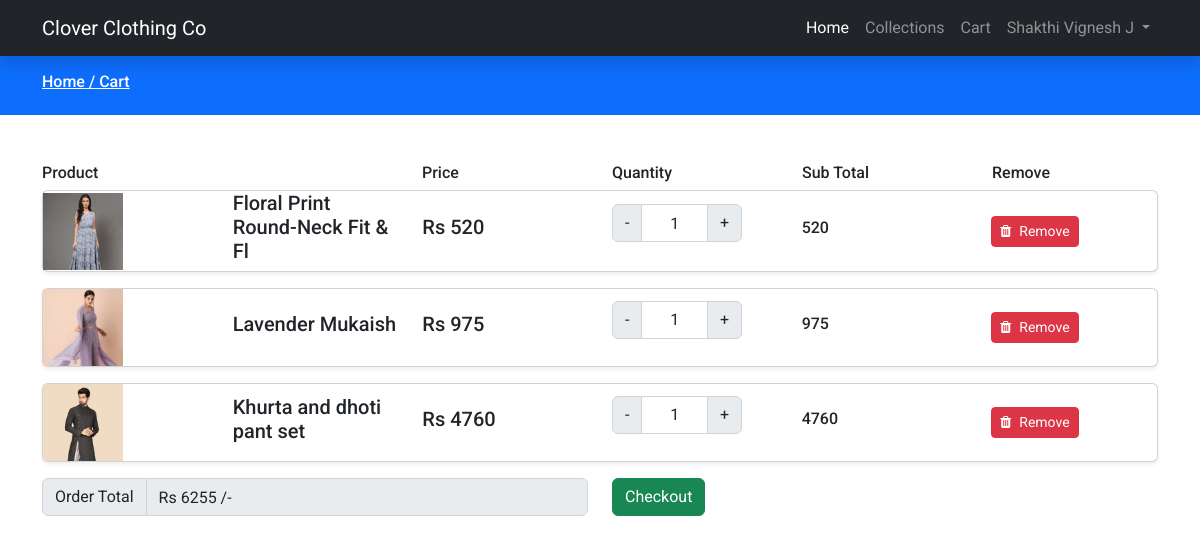
Screenshot of /cart.php (signed in) with the database file from the repository.
### tables this page shows
CREATE TABLE `carts` (
  `id` int(11) NOT NULL,
  `user_id` int(12) NOT NULL,
  `prod_id` int(12) NOT NULL,
  `prod_qty` int(12) NOT NULL,
  `sub_total` int(11) NOT NULL,
  `created_at` timestamp NOT NULL DEFAULT current_timestamp()
);

CREATE TABLE `products` (
  `id` int(11) NOT NULL,
  `category_id` int(32) NOT NULL,
  `name` varchar(320) NOT NULL,
  `slug` varchar(32) NOT NULL,
  `small_description` mediumtext NOT NULL,
  `description` mediumtext NOT NULL,
  `original_price` int(11) NOT NULL,
  `selling_price` int(11) NOT NULL,
  `image` varchar(128) NOT NULL,
  `qty` int(11) NOT NULL,
  `status` tinyint(4) NOT NULL,
  `trending` tinyint(4) NOT NULL,
  `meta_title` varchar(32) NOT NULL,
  `meta_keywords` mediumtext NOT NULL,
  `meta_description` mediumtext NOT NULL,
  `created_at` timestamp NOT NULL DEFAULT current_timestamp(),
  `updated_at` timestamp NOT NULL DEFAULT current_timestamp()
);

### functions/userfunctions.php (called while the page is built, shortened)
<?php
include('config/connection.php');
function getCartItems()
{
    global $conn;
    $userId = $_SESSION['auth_user']['user_id'];
    $query = "SELECT c.id as cid, c.prod_id, c.prod_qty, p.id as pid, p.name, p.image, p.selling_price
    FROM carts c, products p WHERE c.prod_id=p.id AND c.user_id='$userId' ORDER BY c.id DESC ";
    return $query_run = mysqli_query($conn,$query);
}
function subTotal($prid, $sub)
{
    global $conn;
    $userId = $_SESSION['auth_user']['user_id'];
    $subtotal= "UPDATE carts SET sub_total='$sub' WHERE prod_id='$prid' AND user_id='$userId'";
    $totalc = "SELECT sub_total FROM carts WHERE user_id='$userId'";
    $hi = $total_run = mysqli_query($conn,$totalc);
    $total = 0;
    $a=array(0);
    foreach ($hi as $su){
        $sum = $su['sub_total'];
        $sum = doubleval($sum);
        array_push($a,$sum);
        $total = array_sum($a);
    }
    return $total;
}
?>

### cart.php (the view, shortened to what this page needs)
<?php
include('functions/userfunctions.php');
include('includes/header.php');
?>
<div class="py-3 bg-primary">
    <div class="container">
        <h6 class="text-white">
        <a href="index.php" class="text-white" >
        Home /
        </a>
        <a href="cart.php" class="text-white">
             Cart </a> </h6>
    </div>
</div>
<div class="py-5">
    <div class="container">
        <div class="">
        <div class="row">
            <div class="col-md-12">
            <div class="row align-items-center">
                        <div class="col-md-4">
                            <h6>Product</h6>
                        </div>
                        <div class="col-md-2">
                            <h6>Price</h6>
                        </div>
                        <div class="col-md-2">
                            <h6>Quantity</h6>
                        </div>
                        <div class="col-md-2">
                            <h6>Sub Total</h6>
                        </div>
                        <div class="col-md-2">
                            <h6>Remove</h6>
                        </div>
                    </div>
                    <div id="mycart">
                <?php $items = getCartItems();
                foreach ($items as $citem)
                {
                    ?>
                    <div class="card product_data shadow-sm mb-3">
                    <div class="row align-items-center">
                        <div class="col-md-2">
                            <img src="uploads/<?= $citem['image'] ?>" alt="Image" width="80px">
                        </div>
                        <div class="col-md-2">
                            <h5><?= $citem['name'] ?></h5>
                        </div>
                        <div class="col-md-2">
                        <h5>Rs <?= $citem['selling_price'] ?></h5>
                        </div>
                        <div class="col-md-2">
                        <div class="input-group mb-3" style="width:130px";>
                                <button class="input-group-text decrement-btn updateQty">-</button>
                                <input type="text" class="form-control input-qty text-center bg-white" value="<?= $citem['prod_qty'] ?>" disabled>
                                <button class="input-group-text increment-btn updateQty">+</button>
                               </div>
                        </div>
                    <?php
                    $prid=$citem['prod_id'];
                    $sub=$citem['prod_qty'] * $citem['selling_price'];
                    $total = subTotal($prid,$sub);
                    ?>
                        <div class="col-md-2">
                            <h6><?= $sub?></h6>
                        </div>
                        <div class="col-md-2">
                            <button class="btn btn-danger btn-sm deleteItem" value="<?= $citem['cid'] ?>">
                            <i class="fa fa-trash me-2 "></i>Remove</button>
                        </div>
                    </div>
                    </div>
                    <?php
                }
                ?>
                <div class="row">
                    <div class="col-md-6">
                    <div class="input-group flex-nowrap">
                    <span class="input-group-text" id="addon-wrapping">Order Total</span>
                    <input type="text" class="form-control" value= "Rs <?= $total ?> /-" disabled aria-label="Username" aria-describedby="addon-wrapping">
                </div>
                    </div>
                    <div class="col-md-6">
                    <a href="placeorder.php" role="button" class="btn btn-success" target="_blank">Checkout</a>
                    </div>
                </div>
                    </div>
            </div>
        </div>
        </div>
    </div>
</div>
<?php
  include('includes/footer.php');
 ?>

### assets/css/custom.css (style rules this page uses)
* { font-family: 'Roboto', sans-serif; }
a { text-decoration: none; }

### rows the page displays
carts: products.image (picture), products.name "Floral Print Round-Neck Fit & Fl", products.selling_price "520", prod_qty "1", sub "520", $citem['cid'] 42 (drawn)
carts: products.image (picture), products.name "Lavender Mukaish", products.selling_price "975", prod_qty "1", sub "975", $citem['cid'] 41 (drawn)
carts: products.image (picture), products.name "Khurta and dhoti pant set", products.selling_price "4760", prod_qty "1", sub "4760", $citem['cid'] 40 (drawn)

### other values shown
$_SESSION['auth_user']['name'] "Shakthi Vignesh J"
